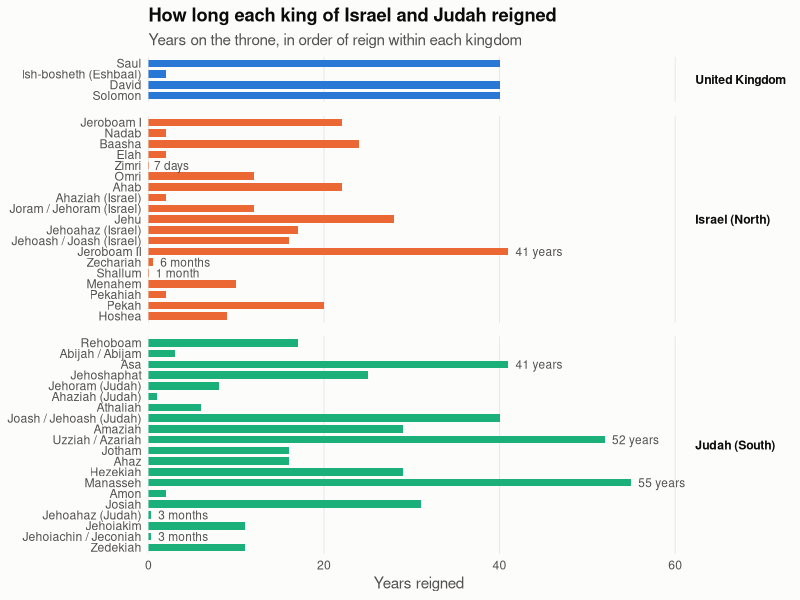
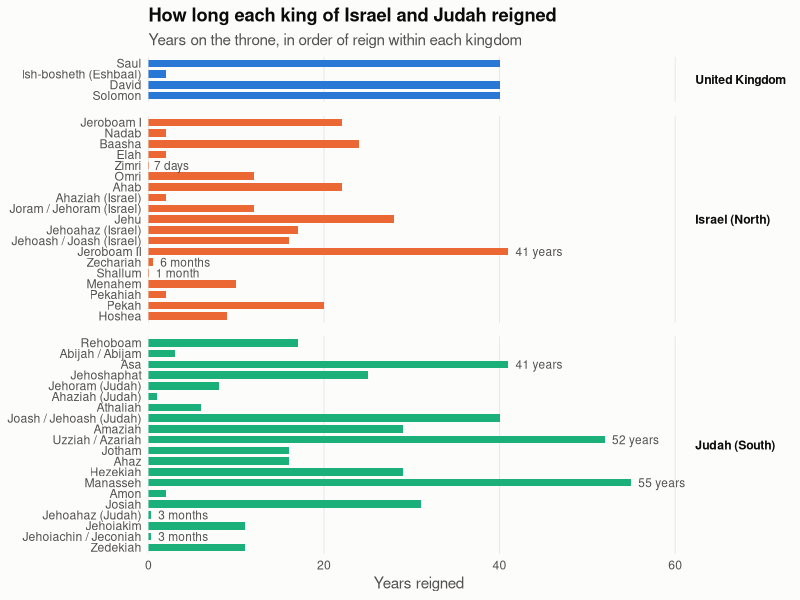

Recreate these plots in R, in order.
library(tidyverse)

#### loading the data set ##########
Monarchs <- read_csv("IsraelMonarchs_v2.csv")

#### preparing reign lengths ##########
kingdom_cols <- c("United Kingdom" = "#2a78d6",
                  "Israel (North)" = "#eb6834",
                  "Judah (South)"  = "#1baf7a")

reigns <- Monarchs %>%
  mutate(Kingdom = recode(Kingdom,
                          "United Kingdom of Israel"   = "United Kingdom",
                          "Northern Kingdom of Israel" = "Israel (North)",
                          "Southern Kingdom (Judah)"   = "Judah (South)"),
         Kingdom = factor(Kingdom, levels = names(kingdom_cols)),
         King = fct_reorder(`Name of King`, `#`, .desc = TRUE),
         # label reigns under a year (their bars are too short to see) and the 3 longest
         label = case_when(`Years Reigned` < 0.05 ~ "7 days",
                           `Years Reigned` < 0.1  ~ "1 month",
                           `Years Reigned` < 1    ~ paste(round(`Years Reigned` * 12), "months"),
                           min_rank(desc(`Years Reigned`)) <= 3 ~ paste(`Years Reigned`, "years"),
                           TRUE ~ NA_character_))

#### chart ##########
reign_chart <- ggplot(reigns, aes(x = `Years Reigned`, y = King, fill = Kingdom)) +
  geom_col(width = 0.7) +
  geom_text(aes(label = label), hjust = -0.15, colour = "#52514e", size = 3, na.rm = TRUE) +
  facet_grid(Kingdom ~ ., scales = "free_y", space = "free_y") +
  scale_fill_manual(values = kingdom_cols, guide = "none") +
  scale_x_continuous(expand = expansion(mult = c(0, 0.12))) +
  labs(title = "How long each king of Israel and Judah reigned",
       subtitle = "Years on the throne, in order of reign within each kingdom",
       x = "Years reigned", y = NULL) +
  theme_minimal(base_size = 11) +
  theme(plot.background    = element_rect(fill = "#fcfcfb", colour = NA),
        panel.grid.major.y = element_blank(),
        panel.grid.minor   = element_blank(),
        panel.grid.major.x = element_line(colour = "#e6e5e1", linewidth = 0.3),
        panel.spacing.y    = unit(10, "pt"),
        strip.text.y       = element_text(angle = 0, hjust = 0, face = "bold", colour = "#0b0b0b"),
        plot.title         = element_text(face = "bold", colour = "#0b0b0b"),
        plot.subtitle      = element_text(colour = "#52514e"),
        axis.text          = element_text(colour = "#52514e"),
        axis.title.x       = element_text(colour = "#52514e"))

reign_chart

ggsave("Kings_by_years_reigned.png", reign_chart, width = 8, height = 10, dpi = 200)
